Frame 1 (no input): blank canvas, image omitted
Frame 60 (the mouse pressed at the canvas centre just before this capture): blank canvas, image omitted
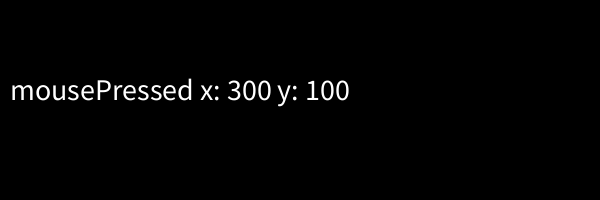
Frame 120 (the mouse held since frame 60 and released just before this capture)

The Processing sketch whose frames 1 and 60 were blank and that drew this single picture after the mouse press (run headless with seeded random() and noise(); from frame 60 on, the mouse is pressed at the canvas centre):

// Processing sketch: ex12_01
// ── ex12_01.pde
// 마우스 및 키보드의 이벤트 함수

String s = "";    // 문자열 변수의 선언 및 “빈 문자열”로 초기화

void setup() {
  size(600, 200);
}

void draw() {
  background(0);
  textSize(30);
  text(s, 10, height/2);
}

void mousePressed() {
  s = "mousePressed x: " + mouseX + " y: " + mouseY;
}

void mouseReleased() {
  s = "mouseReleased x: " + mouseX + " y: " + mouseY;
}

void mouseMoved() {
  s = "mouseMoved x: " + mouseX + " y: " + mouseY;
}

void mouseDragged() {
  s = "mouseDragged x: " + mouseX + " y: " + mouseY;
}

void keyPressed() {
  s = "keyPressed key: " + int(key) + " keyCode: " + keyCode;
}

void keyReleased() {
  s = "keyReleased key: " + int(key) + " keyCode: " + keyCode;
}
